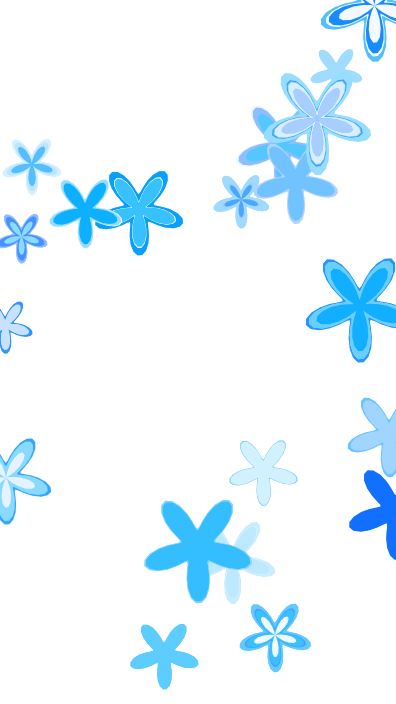
Frame 1 (no input)
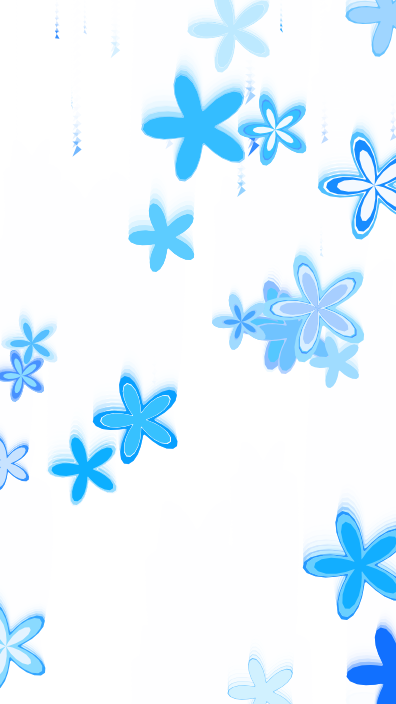
Frame 60 (no input)
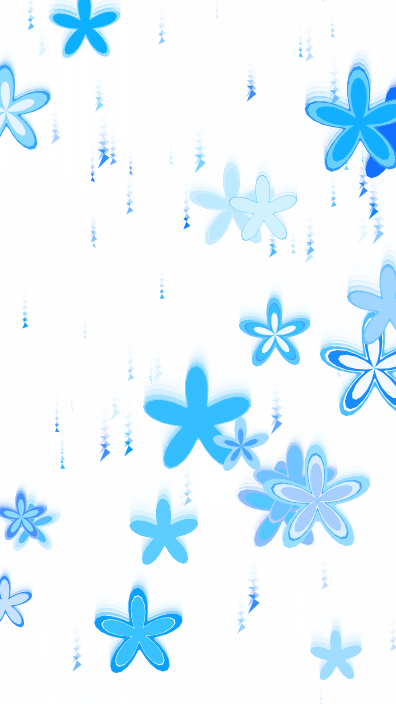
Frame 120 (the mouse pressed at the canvas centre since frame 60)

The p5.js sketch that drew these frames (run headless with seeded random() and noise() and a simulated clock; from frame 60 on, the mouse is pressed at the canvas centre):

// p5.js sketch
// ── sketch.js
// CCLab Mini Project - 7.R Particles Template

 // Decide the initial number of particles.

let particles = [];
let flowers = [];


function setup() {
  colorMode(HSB, 100);
  createCanvas(396, 704);
  
  for (let i = 0; i < 20; i++) {
    flowers[i] = new Flowers(random(width), random(height), random(0.2, 0.5));
  }
 

  // generate particles
  
}

function draw() {
  background(255, 55);
  
  
  //rain
  if (particles.length < 500 ) {
    particles.push(
      new Particle(random(width), random(-height, 0), random(5, 40))
    );
  }
  
  for (let i = 0; i < 1; i++) {//splice
    if (particles[i].y > height) {
      particles.splice(i, 1);
    }
  }

  // update and display
  for (let i = 0; i < particles.length; i++) {
    let p = particles[i];
    p.verticalmove();
    //p.reappear();
    p.display();
  }
  
  for (let i = 0; i < 20; i++) {
    flowers.push (
      new Flowers(random(width), random(height), 0.01)
    );
  }
  for (let i = 0; i < 20; i++) {
      flowers[i].show();
      flowers[i].verticalmove();
      flowers[i].reappear();
    }

  

  
  
}



//

class Particle {
  // constructor function
  constructor(x, y, s) {
    // properties
    this.x = x;
    this.y = y;
    this.s = s;
    this.size = random(5, 8);
    this.circlepo = random(-10, 10);
    this.color = random(55, 60);
    this.colorsaturation = random(0, 100);
    this.xSpd = 0;
    this.ySpd = random(5, 9);
  }

  // methods (functions)
  display() {
    // particle's appearance
    push();
    translate(this.x, this.y);
    fill(this.color, this.colorsaturation, 100);
    noStroke();
    //circle(this.circlepo,this.circlepo, this.size);
    beginShape();
    vertex(this.s * 0.5, 0);
    vertex(this.s * 1, 0);
    vertex(this.s * 1.3, 8);
    vertex(this.s * 1, this.s * 0.5);
    vertex(this.s * 1.2, 0);
    endShape();

    pop();
  }
  // Implement (at least three) more methods(functions) for the particle's behaviors, for example:
  verticalmove() {
    this.x += this.xSpd;
    this.y += this.ySpd;
  }
  verticalstop() {
    this.ySpd = 0;
  }

  checkClick() {}
  reappear() {
    if (this.x < 0) {
      this.x = width;
    } else if (this.x > width) {
      this.x = 0;
    }
    if (this.y < 0) {
      this.y = height;
    } else if (this.y > height) {
      this.y = 0;
    }
  }
}

class Flowers {
  // constructor function
  constructor(x, y, r) {
    // properties

    // this.x = width / 2;
    // this.y = height / 2;
    this.x = x;
    this.y = y;
    this.r = r;
    this.xSpd = 0;
    this.ySpd = random(2, 5);
    this.radius = [];
    this.color = [];
    this.colorsaturation = [];
    for (let i = 0; i < 10; i++) {
      this.radius[i] = random(50, 100);
      this.color[i] = random(55, 60);
      this.colorsaturation[i] = random(0, 100);
    }
  }

  // methods (functions)
  show() {
    // particle's appearance
    push();
    translate(this.x, this.y);
    noStroke();
    //fill(this.color[i], this.colorsaturation, 100);
    //beginShape();
    for (let i = 0; i < 40; i++) {
      fill(this.color[i], this.colorsaturation[i], 100);
      beginShape();
      for (let a = 0; a < TWO_PI; a += 0.1) {
        let offset = map(sin(a * 5 + frameCount * 0.08), -1, 1, -60, 20);
        let r = this.radius[i] + offset;
        let x = this.r*r * cos(a);
        let y = this.r*r * sin(a);
        vertex(x, y);
      }
      endShape();
    }
    pop();
  }
  // Implement (at least three) more methods(functions) for the particle's behaviors, for example:
  verticalmove() {
    this.x += this.xSpd;
    this.y += this.ySpd;
  }
  reappear() {
    if (this.x < 0) {
      this.x = width;
    } else if (this.x > width) {
      this.x = 0;
    }
    if (this.y < 0) {
      this.y = height;
    } else if (this.y > height) {
      this.y = 0;
    }
  }
}
